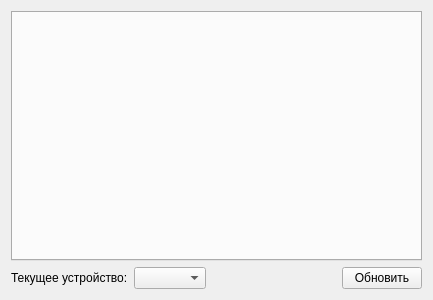
<?xml version="1.0" encoding="UTF-8"?>
<ui version="4.0">
 <class>MainWidget</class>
 <widget class="QWidget" name="MainWidget">
  <property name="geometry">
   <rect>
    <x>0</x>
    <y>0</y>
    <width>433</width>
    <height>300</height>
   </rect>
  </property>
  <property name="windowTitle">
   <string>Form</string>
  </property>
  <layout class="QVBoxLayout" name="verticalLayout">
   <item>
    <widget class="QTabWidget" name="tabWidget">
     <property name="currentIndex">
      <number>-1</number>
     </property>
    </widget>
   </item>
   <item>
    <layout class="QHBoxLayout" name="horizontalLayout">
     <item>
      <widget class="QLabel" name="label">
       <property name="text">
        <string>Текущее устройство:</string>
       </property>
      </widget>
     </item>
     <item>
      <widget class="QComboBox" name="cbDevices">
       <property name="sizeAdjustPolicy">
        <enum>QComboBox::AdjustToContents</enum>
       </property>
      </widget>
     </item>
     <item>
      <spacer name="horizontalSpacer">
       <property name="orientation">
        <enum>Qt::Horizontal</enum>
       </property>
       <property name="sizeHint" stdset="0">
        <size>
         <width>40</width>
         <height>20</height>
        </size>
       </property>
      </spacer>
     </item>
     <item>
      <widget class="QPushButton" name="btRefresh">
       <property name="text">
        <string>Обновить</string>
       </property>
      </widget>
     </item>
    </layout>
   </item>
  </layout>
 </widget>
 <resources/>
 <connections/>
</ui>
